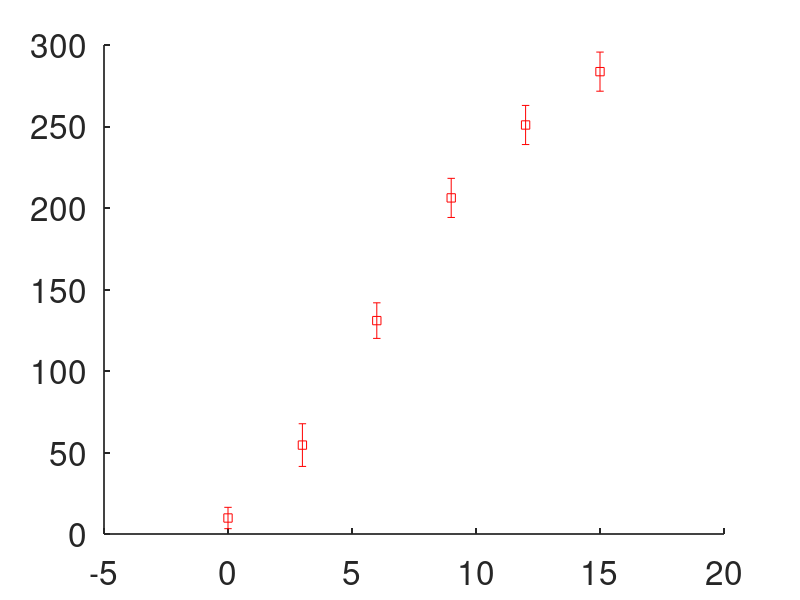

Source code (MATLAB): (Note: this script raises an error after producing the figure.)
clear all

trange  = 1:1:15;
nt = length(trange);

% In vitro cell growth data for D-54Mg glioma cells
% from Terzis et al. Brit J Cancer 1997;75:1744
% From Bowman et al. Glia 1999;27:22
% glioma cell volume is 0.916 picoliters, 1 mm^3 = 1e6 pl or ~1.091 million
% cells

TimeTT = [0      3      6      9     12     15    ]';        % days
CellTT = [0.009  0.050  0.120  0.189  0.230  0.260]'*1091;   % thousands of cells
CerrTT = [0.006  0.012  0.010  0.011  0.011  0.011]'*1091;   % thousands of cells

sigmasq = (mean(CerrTT))^2;
threshold = sigmasq*chi2inv(0.95,3)

figure(1)  
hold on
set(gca,'LineWidth',1.25,'FontSize',24,'FontWeight','normal','FontName','Helvetica')
errorbar(TimeTT,CellTT,CerrTT,'rs','MarkerEdgeColor','r','MarkerFaceColor','r','MarkerSize',12,'LineWidth',2)
xlabel('Time, in days')
ylabel('Number of cells, in thousands')


for i = 1:1:nt
    
    G = TaxolCellCultureControl_fit(trange(i),i);
    
    VolumK(i)   = G(1);
    Volumlam(i) = G(2);
    VolumV0(i)  = G(3);
    
    VolumP0(i)  = G(4);
    VolumR0(i)  = G(5);
    Volumerr(i) = G(6);
    
    Volum3(i) = G(7);
    
    clear G K lam P0 R0 error N0 dNdt0 F F1
    
end

figure(21)
hold on
set(gca,'LineWidth',1.25,'FontSize',24,'FontWeight','normal','FontName','Helvetica')
plot(trange,VolumK,'LineWidth',2)
xlabel('\theta')
ylabel('Carrying capacity K')

figure(22)
hold on
set(gca,'LineWidth',1.25,'FontSize',24,'FontWeight','normal','FontName','Helvetica')
plot(trange,Volumlam,'LineWidth',2)
xlabel('\theta')
ylabel('Proliferation rate \lambda')

figure(24)
hold on
set(gca,'LineWidth',1.25,'FontSize',24,'FontWeight','normal','FontName','Helvetica')
plot(trange,VolumV0,'LineWidth',2)
xlabel('\theta')
ylabel('V_0')

figure(23)
hold on
set(gca,'LineWidth',1.25,'FontSize',24,'FontWeight','normal','FontName','Helvetica')
plot(trange,Volumerr,'LineWidth',2)
plot(trange,(threshold+min(Volumerr))*ones(length(trange),1),'LineWidth',2)
xlabel('\theta')
ylabel('Error in fit')


[MinErr, I] = min(Volumerr)
theta = trange(I)
K = VolumK(I)
lam = Volumlam(I)
V0 = VolumV0(I)
P0 = VolumP0(I)
R0 = VolumR0(I)
%%
% plotting g1/s to g2/m transition
Ncells = 0:0.01:0.26;
Ncel = Ncells*1091;
L0   = (K^theta)/((V0^theta) + (K^theta));
Lfac = ((K-Ncel).^theta)./((V0^theta) + ((K-Ncel).^theta));
aRP  = 0.9*(1/L0);   % per day from Kim_PrlifQuies
StoM = aRP*Lfac;

figure(20)
hold on
set(gca,'LineWidth',1.25,'FontSize',24,'FontWeight','normal','FontName','Helvetica')
plot(Ncells,StoM,'LineWidth',2)
xlabel('Number of cells, in thousands')
ylabel('G1/S to G2/M transition rate, per day')


%%%% Minima at theta = 9
%%%% K = 890.2742
%%%% lam = 2.6787
%%%% V0 = 1.1683e+03
%%%% P0 = 5.5662
%%%% R0 = 4.2528
